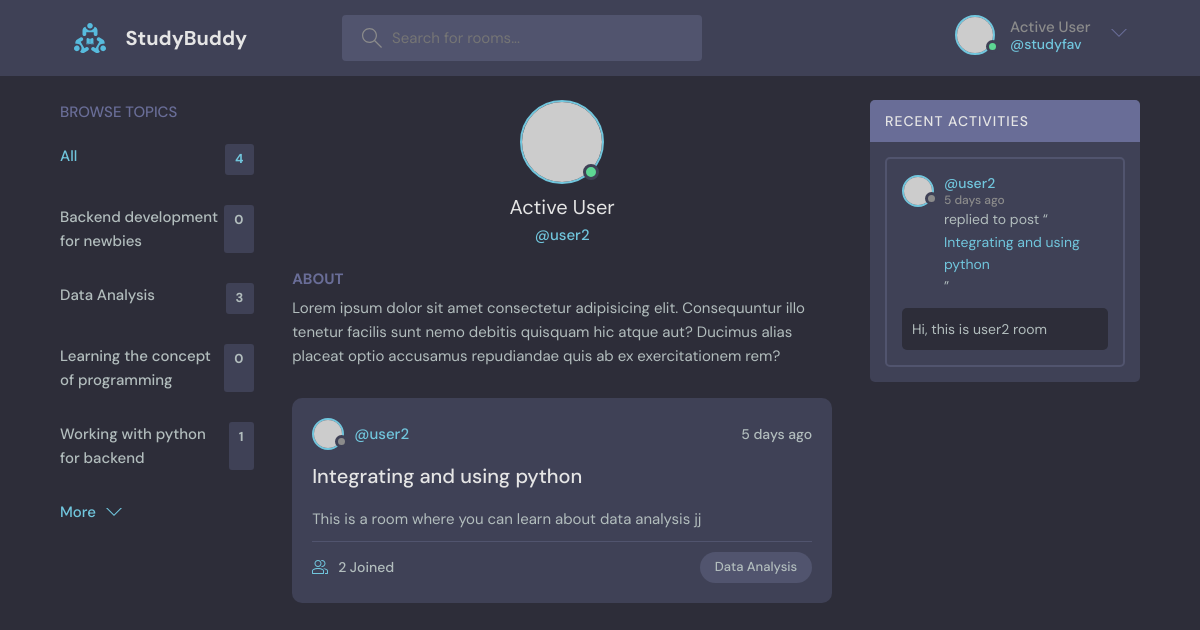
/profile/14 (signed in), run on the app's committed database.
### base/models.py (models this page shows, shortened)
class Topic(models.Model):
  name = models.CharField(max_length=200)

class Room(models.Model):
  host = models.ForeignKey(User, on_delete=models.SET_NULL, null=True)
  topic = models.ForeignKey(Topic, on_delete=models.SET_NULL, null=True)
  name = models.CharField(max_length=200)
  description = models.TextField(null=True, blank=True)
  participants = models.ManyToManyField(User, related_name="participants", blank=True)
  updated = models.DateTimeField(auto_now=True)
  created = models.DateTimeField(auto_now_add=True)
  class Meta:
    ordering = ['-updated', '-created']
  def __str__(self):
    return self.name

class Message(models.Model):
  user = models.ForeignKey(User, on_delete=models.CASCADE)
  room = models.ForeignKey(Room, on_delete=models.CASCADE)
  body = models.TextField()
  updated = models.DateTimeField(auto_now=True)
  created = models.DateTimeField(auto_now_add=True)
  class Meta:
    ordering = ['-updated', '-created']
  def __str__(self):
    return self.body[0:50]

### base/views.py (the view)
# urls.py: path('profile/<str:pk>', views.userProfile, name='user-profile'),
def userProfile(request, pk):
  user =User.objects.get(id=pk)
  rooms = user.room_set.all()
  room_messages = user.message_set.all()
  topics = Topic.objects.all()
  context = {'user': user, 'rooms': rooms, 'room_messages': room_messages, 'topics': topics}
  return render(request, 'base/profile.html', context)

### base/templates/base/profile.html (shortened to what this page needs)
{% extends 'main.html' %} {% block content %}
<main class="profile-page layout layout--3">
  <div class="container">
    <div>{% include 'base/topics_component.html' %}</div>
    <div class="roomList">
      <div class="profile">
        <div class="profile__avatar">
          <div class="avatar avatar--large active">
            <img src="https://randomuser.me/api/portraits/men/11.jpg" />
          </div>
        </div>
        <div class="profile__info">
          <h3>{{ user.first_name }} {{ user.last_name }}</h3>
          <p>@{{user.username}}</p>
        </div>
        <div class="profile__about">
          <h3>About</h3>
          <p>
            Lorem ipsum dolor sit amet consectetur adipisicing elit.
            Consequuntur illo tenetur facilis sunt nemo debitis quisquam hic
            atque aut? Ducimus alias placeat optio accusamus repudiandae quis ab
            ex exercitationem rem?
          </p>
        </div>
      </div>
      <div>{% include 'base/feed_component.html' %}</div>
    </div>
    <div>{% include 'base/activity_component.html' %}</div>
  </div>
</main>
{% endblock content %}

### templates/navbar.html (shortened to what this page needs)
{% load static %}
<header class="header header--loggedIn">
  <div class="container">
    <a href="{% url 'home' %}" class="header__logo">
      <img src="{% static 'images/logo.svg' %}" />
      <h1>StudyBuddy</h1>
    </a>
    <form class="header__search" action="{% url 'home' %}" method="GET">
      <label>
        <input type="text" name="q" placeholder="Search for rooms..." />
      </label>
    </form>
    <nav class="header__menu">
      {% if request.user.is_authenticated %}
      <div class="header__user">
        <a href="{% url 'user-profile' user.id %}">
          <div class="avatar avatar--medium active">
            <img src="https://randomuser.me/api/portraits/men/37.jpg" />
          </div>
          <p>{{ user.first_name }} {{ user.last_name }}<span>@{{request.user.username}}</span></p>
        </a>
        <button class="dropdown-button">
          <svg
            version="1.1"
            xmlns="http://www.w3.org/2000/svg"
            width="32"
            height="32"
            viewBox="0 0 32 32"
          >
            <title>chevron-down</title>
            <path d="M16 21l-13-13h-3l16 16 16-16h-3l-13 13z"></path>
          </svg>
        </button>
      </div>
      {% else %}
      <a href="{% url 'signin' %}">
        <img src="{% static 'images/avatar.svg' %}" />
        <p>Sign in</p>
      </a>
      {% endif %}
    </nav>
  </div>
</header>

### base/templates/base/topics_component.html
    <div class="topics">
      <div class="topics__header">
        <h2>Browse Topics</h2>
      </div>
      <ul class="topics__list">
        <li>
          <a href="{% url 'home' %}" class="active">All <span>{{topics.count}}</span></a>
        </li>
        {% for topic in topics %}
        <li>
          <a href="{% url 'home' %}?q={{topic.name}}">{{topic.name}} <span>{{topic.room_set.all.count}}</span></a>
        </li>
        {% endfor %}
      </ul>
      <a class="btn btn--link" href="topics.html">
        More
        <svg
          version="1.1"
          xmlns="http://www.w3.org/2000/svg"
          width="32"
          height="32"
          viewBox="0 0 32 32"
        >
          <title>chevron-down</title>
          <path d="M16 21l-13-13h-3l16 16 16-16h-3l-13 13z"></path>
        </svg>
      </a>
    </div>

### base/templates/base/feed_component.html (shortened to what this page needs)
{% for room in rooms %}
<div class="roomListRoom">
  <div class="roomListRoom__header">
    <a
      href="{% url 'user-profile' room.host.id %}"
      class="roomListRoom__author"
    >
      <div class="avatar avatar--small">
        <img src="https://randomuser.me/api/portraits/women/11.jpg" />
      </div>
      <span>@{{room.host.username}}</span>
    </a>
    <div class="roomListRoom__actions">
      <span>{{room.created |timesince}} ago</span>
    </div>
  </div>
  <div class="roomListRoom__content">
    <a href="{% url 'room' room.id %}">{{room.name}}</a>
    <p>{{room.description}}</p>
  </div>
  <div class="roomListRoom__meta">
    <a href="{% url 'room' room.id %}" class="roomListRoom__joined">
      {{room.participants.all.count}} Joined
    </a>
    <p class="roomListRoom__topic">{{room.topic.name}}</p>
  </div>
</div>
{% endfor %}

### base/templates/base/activity_component.html (shortened to what this page needs)
<div class="activities">
  <div class="activities__header">
    <h2>Recent Activities</h2>
  </div>
  {% for message in room_messages %}
  <div class="activities__box">
    <div class="activities__boxHeader roomListRoom__header">
      <a
        href="{% url 'user-profile' message.user.id %}"
        class="roomListRoom__author"
      >
        <div class="avatar avatar--small">
          <img src="https://randomuser.me/api/portraits/women/11.jpg" />
        </div>
        <p>
          @{{message.user}}
          <span>{{message.created |timesince}} ago</span>
        </p>
      </a>
    </div>
    <div class="activities__boxContent">
      <p>
        replied to post “<a href="{% url 'room' message.room.id %}"
          >{{message.room}}</a
        >”
      </p>
      <div class="activities__boxRoomContent">{{message}}</div>
    </div>
  </div>
  {% endfor %}
</div>

### data on the page
Topic: name "Backend development for newbies", room_set.all.count "0"
Topic: name "Data Analysis", room_set.all.count "3"
Topic: name "Learning the concept of programming", room_set.all.count "0"
Topic: name "Working with python for backend", room_set.all.count "1"
Room: host.username "user2", created "5 days", name "Integrating and using python", description "This is a room where you can learn about data analysis jj", participants.all.count "2", topic.name "Data Analysis"
Message: user "user2", created "5 days", room "Integrating and using python", body "Hi, this is user2 room"

### other printed values
{{ user.first_name }} "Active"
{{ user.last_name }} "User"
{{ request.user.username }} "studyfav"
{{ topics.count }} "4"
{{ user.username }} "user2"
